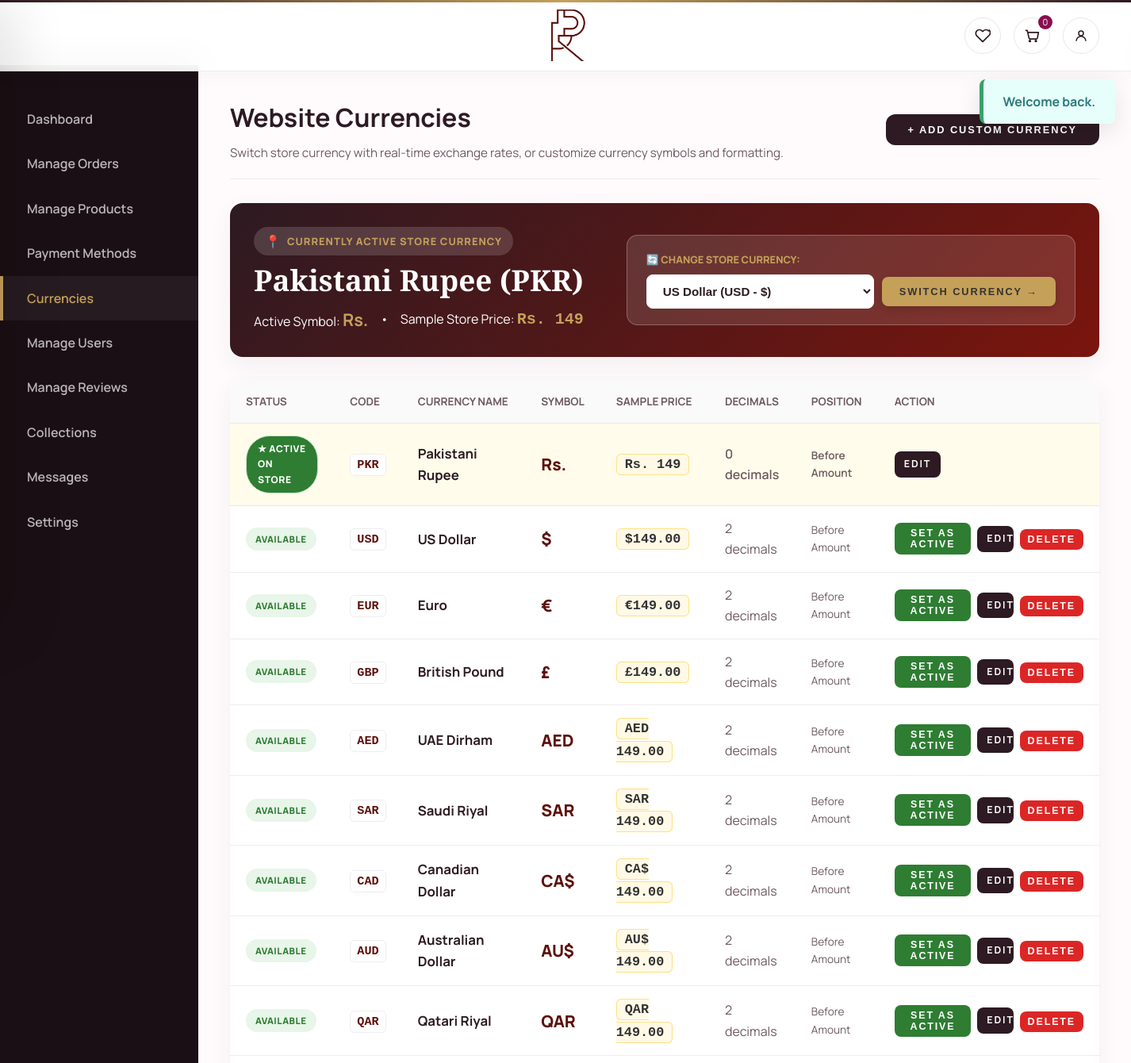
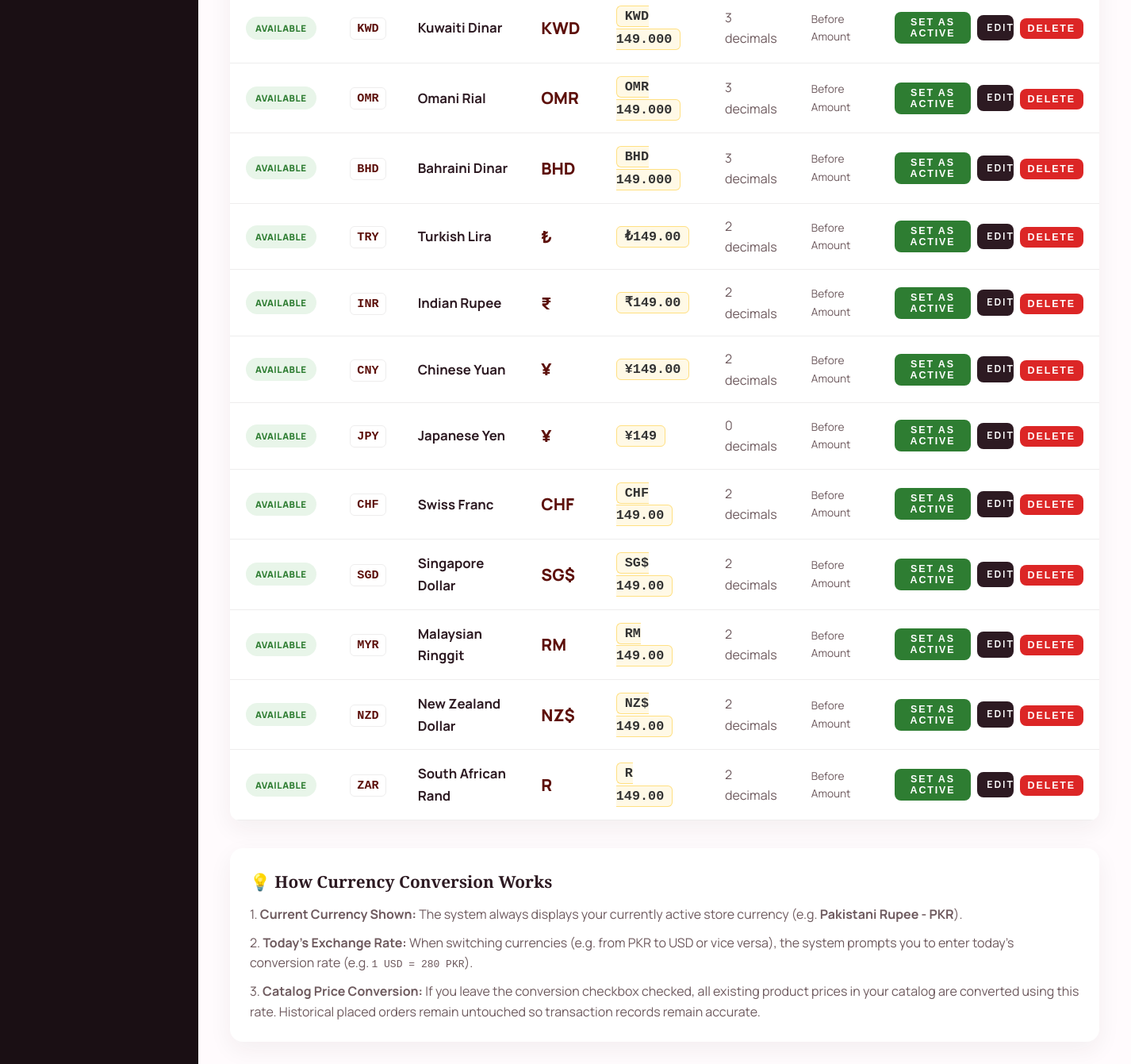
Page /admin/currencies.php (signed in) on the committed database (2 pictures, top to bottom).
### tables this page shows
CREATE TABLE IF NOT EXISTS currencies (
    id INT AUTO_INCREMENT PRIMARY KEY,
    code VARCHAR(10) NOT NULL UNIQUE,
    name VARCHAR(100) NOT NULL,
    symbol VARCHAR(20) NOT NULL,
    symbol_position ENUM('before', 'after') NOT NULL DEFAULT 'before',
    decimal_places TINYINT NOT NULL DEFAULT 2,
    thousands_sep VARCHAR(5) NOT NULL DEFAULT ',',
    decimal_sep VARCHAR(5) NOT NULL DEFAULT '.',
    exchange_rate DECIMAL(12,4) NOT NULL DEFAULT 1.0000,
    is_default TINYINT(1) NOT NULL DEFAULT 0,
    active TINYINT(1) NOT NULL DEFAULT 1,
    sort_order INT NOT NULL DEFAULT 0,
    created_at DATETIME NOT NULL,
    updated_at DATETIME DEFAULT NULL
);

CREATE TABLE IF NOT EXISTS products (
    id INT AUTO_INCREMENT PRIMARY KEY,
    name VARCHAR(255) NOT NULL,
    slug VARCHAR(255) NOT NULL UNIQUE,
    category VARCHAR(100) NOT NULL,
    subcategory VARCHAR(150) DEFAULT NULL,
    description TEXT NOT NULL,
    short_description VARCHAR(500) DEFAULT NULL,
    price DECIMAL(10,2) NOT NULL DEFAULT 0.00,
    stock INT NOT NULL DEFAULT 100,
    sku VARCHAR(100) DEFAULT NULL,
    weight VARCHAR(50) DEFAULT NULL,
    dimensions VARCHAR(100) DEFAULT NULL,
    image_url TEXT NOT NULL,
    meta_title VARCHAR(255) DEFAULT NULL,
    meta_description VARCHAR(500) DEFAULT NULL,
    meta_keywords VARCHAR(500) DEFAULT NULL,
    tags VARCHAR(500) DEFAULT NULL,
    active TINYINT(1) NOT NULL DEFAULT 1,
    featured TINYINT(1) NOT NULL DEFAULT 0,
    created_at DATETIME NOT NULL,
    updated_at DATETIME DEFAULT NULL
);

### includes/bootstrap.php (called while the page is built, shortened)
<?php
try {
    $dsn = "mysql:host=" . DB_HOST . ";dbname=" . DB_NAME . ";charset=" . DB_CHARSET;
    $options = [
        PDO::ATTR_ERRMODE            => PDO::ERRMODE_EXCEPTION,
        PDO::ATTR_DEFAULT_FETCH_MODE => PDO::FETCH_ASSOC,
        PDO::ATTR_EMULATE_PREPARES   => false,
    ];
    $pdo = new PDO($dsn, DB_USER, DB_PASS, $options);
} catch (PDOException $e) {
    $localSetupUrl = 'setup_local_database.php';
    $isLocal = ($_SERVER['REMOTE_ADDR'] ?? '') === '127.0.0.1' || ($_SERVER['REMOTE_ADDR'] ?? '') === '::1' || str_contains(($_SERVER['HTTP_HOST'] ?? ''), 'localhost');
    echo "<div style='max-width:700px;margin:40px auto;padding:30px;background:#fff;border-radius:12px;box-shadow:0 10px 40px rgba(0,0,0,0.1);font-family:Arial,sans-serif;'>";
    echo "<h2 style='color:#5D100B;margin-top:0;'>🔌 Database Connection Failed</h2>";
    echo "<p style='color:#666;line-height:1.6;'>Error: " . htmlspecialchars($e->getMessage()) . "</p>";
    if ($isLocal) {
        echo "<div style='background:#fff8e1;padding:18px;border-left:4px solid #FFB300;border-radius:6px;margin:20px 0;'>";
        echo "<h3 style='margin:0 0 10px;color:#795548;'>💡 Local Setup Detected</h3>";
        echo "<p style='margin:0 0 12px;'>Run the local database setup script to create everything automatically:</p>";
        echo "<a href='$localSetupUrl' style='display:inline-block;background:#5D100B;color:#fff;padding:12px 24px;text-decoration:none;border-radius:8px;font-weight:700;'>🚀 Run Local Setup</a>";
        echo "</div>";
    }
    echo "<div style='background:#f5f5f5;padding:18px;border-radius:6px;margin-top:20px;'>";
    echo "<h4 style='margin:0 0 10px;color:#333;'>Manual Steps:</h4>";
    echo "<ol style='margin:0;padding-left:20px;color:#666;line-height:1.8;'>";
    echo "<li>Start MySQL service (XAMPP/WAMP)</li>";
    echo "<li>Create database: <code style='background:#fff;padding:2px 6px;border-radius:4px;'>enterprise_db</code></li>";
    echo "<li>Run setup script or migrations</li>";
    echo "</ol></div></div>";
    exit(1);
}
function h(null|string|int|float $value): string
{
    return htmlspecialchars((string) $value, ENT_QUOTES, 'UTF-8');
}
function get_active_currency(?PDO $pdoInstance = null): array
{
    global $pdo;
    $db = $pdoInstance ?? ($pdo ?? null);
    if ($db instanceof PDO) {
        try {
            $stmt = $db->query('SELECT * FROM currencies WHERE is_default = 1 AND active = 1 LIMIT 1');
            $row = $stmt->fetch();
            if ($row) {
                $cached = $row;
                return $cached;
            }
        } catch (Throwable) {
        }
    }
    $cached = [
        'code' => 'PKR',
        'name' => 'Pakistani Rupee',
        'symbol' => 'Rs. ',
        'symbol_position' => 'before',
        'decimal_places' => 0,
        'thousands_sep' => ',',
        'decimal_sep' => '.',
    ];
    return $cached;
}
function money(float $amount): string
{
    $curr = get_active_currency();
    $dec = (int)($curr['decimal_places'] ?? 2);
    $decSep = (string)($curr['decimal_sep'] ?? '.');
    $thouSep = (string)($curr['thousands_sep'] ?? ',');
    $symbol = (string)($curr['symbol'] ?? '$');
    $pos = (string)($curr['symbol_position'] ?? 'before');
    $formatted = number_format($amount, $dec, $decSep, $thouSep);
    return $symbol . $formatted;
}

### admin/currencies.php (the view, shortened to what this page needs)
<?php
require_once __DIR__ . '/../includes/bootstrap.php';
$editCurrency = null;
$currencies = $pdo->query('SELECT * FROM currencies ORDER BY is_default DESC, sort_order ASC, name ASC')->fetchAll();
$activeCurrency = null;
foreach ($currencies as $c) {
    if ((int)$c['is_default'] === 1) {
        $activeCurrency = $c;
        break;
    }
}
$sampleProd = $pdo->query('SELECT name, price FROM products LIMIT 1')->fetch();
$sampleProdPrice = (float)($sampleProd['price'] ?? 100.00);
include __DIR__ . '/../includes/header.php';
?>
<div class="admin-layout">
  <aside class="admin-sidebar">
    <nav class="admin-nav">
      <a href="dashboard.php" class="admin-nav-item">Dashboard</a>
      <a href="orders.php" class="admin-nav-item">Manage Orders</a>
      <a href="products.php" class="admin-nav-item">Manage Products</a>
      <a href="payment-methods.php" class="admin-nav-item">Payment Methods</a>
      <a href="currencies.php" class="admin-nav-item active">Currencies</a>
      <a href="users.php" class="admin-nav-item">Manage Users</a>
      <a href="reviews.php" class="admin-nav-item">Manage Reviews</a>
      <a href="collections.php" class="admin-nav-item">Collections</a>
      <a href="messages.php" class="admin-nav-item">Messages</a>
      <a href="settings.php" class="admin-nav-item">Settings</a>
    </nav>
  </aside>
  <main class="admin-main">
    <header class="admin-header" style="display: flex; justify-content: space-between; align-items: center; flex-wrap: wrap; gap: 15px;">
      <div>
        <h1>Website Currencies</h1>
        <p style="color: var(--muted); margin-top: 5px; font-size: 0.95rem;">Switch store currency with real-time exchange rates, or customize currency symbols and formatting.</p>
      </div>
      <button onclick="toggleForm()" class="btn" id="toggleFormBtn">
        <?= $editCurrency ? 'Edit Currency' : '+ Add Custom Currency' ?>
      </button>
    </header>
    <div style="background: linear-gradient(135deg, var(--brand) 0%, #7A150D 100%); color: #fff; padding: 30px; border-radius: 16px; margin-bottom: 30px; box-shadow: var(--shadow); display: flex; justify-content: space-between; align-items: center; flex-wrap: wrap; gap: 20px;">
      <div>
        <div style="display: inline-flex; align-items: center; gap: 8px; background: rgba(255,255,255,0.15); padding: 5px 14px; border-radius: 20px; margin-bottom: 10px;">
          <span style="font-size: 1rem;">📍</span>
          <span style="font-size: 0.8rem; text-transform: uppercase; letter-spacing: 0.08em; color: var(--premium); font-weight: 800;">
            Currently Active Store Currency
          </span>
        </div>
        <h2 style="font-family: 'Playfair Display', serif; font-size: 2.3rem; margin: 0 0 10px; color: #fff;">
          <?= h($activeCurrency['name']) ?> (<?= h($activeCurrency['code']) ?>)
        </h2>
        <div style="display: flex; align-items: center; gap: 15px; font-size: 1rem; flex-wrap: wrap;">
          <span>Active Symbol: <strong style="color: var(--premium); font-size: 1.35rem;"><?= h($activeCurrency['symbol']) ?></strong></span>
          <span>•</span>
          <span>Sample Store Price: <strong style="color: var(--premium); font-family: monospace; font-size: 1.25rem;"><?= h(money($sampleProdPrice)) ?></strong></span>
        </div>
      </div>
      <div style="background: rgba(255,255,255,0.12); padding: 20px 24px; border-radius: 14px; border: 1px solid rgba(255,255,255,0.25);">
        <label style="display: block; font-size: 0.8rem; text-transform: uppercase; color: var(--premium); font-weight: 800; margin-bottom: 8px;">
          🔄 Change Store Currency:
        </label>
        <div style="display: flex; gap: 10px; align-items: center; flex-wrap: wrap;">
          <select id="quickCurrencySelect" style="padding: 11px 16px; border-radius: 8px; border: 1px solid #fff; font-size: 0.95rem; font-weight: 700; background: #fff; color: var(--brand); cursor: pointer; min-width: 220px;">
            <?php foreach ($currencies as $c): ?>
              <?php if ((int)$c['is_default'] !== 1): ?>
                <option value="<?= (int)$c['id'] ?>" data-code="<?= h($c['code']) ?>" data-name="<?= h($c['name']) ?>" data-symbol="<?= h($c['symbol']) ?>" data-decimals="<?= (int)$c['decimal_places'] ?>">
                  <?= h($c['name']) ?> (<?= h($c['code']) ?> - <?= h($c['symbol']) ?>)
                </option>
              <?php endif; ?>
            <?php endforeach; ?>
          </select>
          <button type="button" onclick="openConversionModalFromSelect()" class="btn" style="background: var(--premium); color: #333; padding: 11px 22px; font-weight: 800; border-radius: 8px; box-shadow: 0 4px 12px rgba(0,0,0,0.15);">
            Switch Currency →
          </button>
        </div>
      </div>
    </div>
    <div class="admin-table-wrap">
      <table class="admin-table">
        <thead>
          <tr>
            <th>Status</th>
            <th>Code</th>
            <th>Currency Name</th>
            <th>Symbol</th>
            <th>Sample Price</th>
            <th>Decimals</th>
            <th>Position</th>
            <th>Action</th>
          </tr>
        </thead>
        <tbody>
          <?php foreach ($currencies as $c): ?>
            <?php
              $isDefault = (int)$c['is_default'] === 1;
              $isActive = (int)$c['active'] === 1;
              $dec = (int)$c['decimal_places'];
              $previewAmount = number_format($sampleProdPrice, $dec, $c['decimal_sep'] ?: '.', $c['thousands_sep'] ?: ',');
              $sampleFormatted = $c['symbol_position'] === 'after' ? ($previewAmount . ' ' . $c['symbol']) : ($c['symbol'] . $previewAmount);
            ?>
            <tr style="<?= $isDefault ? 'background: rgba(255, 212, 0, 0.08); font-weight: 600;' : '' ?>">
              <td>
                <?php if ($isDefault): ?>
                  <span class="badge paid" style="background: #2E7D32; color: #fff; padding: 6px 14px; font-weight: 800; font-size: 0.75rem;">
                    ★ Active on Store
                  </span>
                <?php elseif ($isActive): ?>
                  <span class="badge" style="background: #E8F5E9; color: #2E7D32; font-size: 0.72rem;">Available</span>
                <?php else: ?>
                  <span class="badge" style="background: #eee; color: #888; font-size: 0.72rem;">Disabled</span>
                <?php endif; ?>
              </td>
              <td>
                <code style="font-weight: 800; font-size: 0.95rem; color: #5D100B; background: #fff; padding: 4px 8px; border-radius: 6px; border: 1px solid var(--line);">
                  <?= h($c['code']) ?>
                </code>
              </td>
              <td>
                <strong style="color: var(--brand); font-size: 1.05rem;"><?= h($c['name']) ?></strong>
              </td>
              <td style="font-size: 1.3rem; font-weight: 800; color: #5D100B;">
                <?= h($c['symbol']) ?>
              </td>
              <td>
                <span style="font-family: monospace; font-size: 1.05rem; background: #FFF9E6; border: 1px solid #FFE082; padding: 3px 10px; border-radius: 6px; color: #333; font-weight: 700;">
                  <?= h($sampleFormatted) ?>
                </span>
              </td>
              <td style="color: var(--muted);"><?= (int)$c['decimal_places'] ?> decimals</td>
              <td style="font-size: 0.85rem; color: var(--muted); text-transform: capitalize;"><?= h($c['symbol_position']) ?> amount</td>
              <td>
                <div style="display: flex; gap: 8px; align-items: center;">
                  <?php if (!$isDefault): ?>
                    <button type="button" onclick="openConversionModal(<?= (int)$c['id'] ?>, '<?= h(addslashes($c['code'])) ?>', '<?= h(addslashes($c['name'])) ?>', '<?= h(addslashes($c['symbol'])) ?>', <?= (int)$c['decimal_places'] ?>)" class="btn small-btn" style="background: #2E7D32; color: #fff; padding: 6px 12px; font-size: 0.78rem; font-weight: 700;">
                      Set as Active
                    </button>
                  <?php endif; ?>
                  <a href="currencies.php?edit=<?= (int)$c['id'] ?>" class="btn small-btn" style="padding: 6px 12px; font-size: 0.78rem; text-decoration: none;">
                    Edit
                  </a>
                  <?php if (!$isDefault): ?>
                    <form method="get" action="currencies.php" onsubmit="return confirm('Delete currency <?= h(addslashes($c['name'])) ?>?');" style="display: inline;">
                      <button type="submit" class="btn small-btn" style="background: #DC2626; color: #fff; padding: 6px 10px; font-size: 0.78rem;">
                        Delete
                      </button>
                    </form>
                  <?php endif; ?>
                </div>
              </td>
            </tr>
          <?php endforeach; ?>
        </tbody>
      </table>
    </div>
    <div style="margin-top: 35px; background: var(--card); padding: 25px; border-radius: 16px; box-shadow: var(--shadow);">
      <h3 style="font-family: 'Playfair Display', serif; font-size: 1.3rem; color: var(--brand); margin-bottom: 12px;">
        💡 How Currency Conversion Works
      </h3>
      <p style="color: var(--muted); line-height: 1.6; margin: 0 0 10px;">
        1. <strong>Current Currency Shown:</strong> The system always displays your currently active store currency (e.g. <strong><?= h($activeCurrency['name']) ?> - <?= h($activeCurrency['code']) ?></strong>).
      </p>
      <p style="color: var(--muted); line-height: 1.6; margin: 0 0 10px;">
        2. <strong>Today's Exchange Rate:</strong> When switching currencies (e.g. from PKR to USD or vice versa), the system prompts you to enter today's conversion rate (e.g. <code>1 USD = 280 PKR</code>).
      </p>
      <p style="color: var(--muted); line-height: 1.6; margin: 0;">
        3. <strong>Catalog Price Conversion:</strong> If you leave the conversion checkbox checked, all existing product prices in your catalog are converted using this rate. Historical placed orders remain untouched so transaction records remain accurate.
      </p>
    </div>
  </main>
</div>
<?php include __DIR__ . '/../includes/footer.php'; ?>

### rows in the picture
currencies: name "Pakistani Rupee", code "PKR", symbol "Rs.", is_default "★ ACTIVE ON STORE", sampleFormatted "Rs. 149", decimal_places "0", symbol_position "Before"
products: price.thousands_sep "Rs. 149"
currencies: is_default "AVAILABLE", code "USD", name "US Dollar", symbol "$", sampleFormatted "$149.00", decimal_places "2", symbol_position "Before"
currencies: is_default "AVAILABLE", code "EUR", name "Euro", symbol "€", sampleFormatted "€149.00", decimal_places "2", symbol_position "Before"
currencies: is_default "AVAILABLE", code "GBP", name "British Pound", symbol "£", sampleFormatted "£149.00", decimal_places "2", symbol_position "Before"
currencies: is_default "AVAILABLE", code "AED", name "UAE Dirham", symbol "AED", sampleFormatted "AED 149.00", decimal_places "2", symbol_position "Before"
currencies: is_default "AVAILABLE", code "SAR", name "Saudi Riyal", symbol "SAR", sampleFormatted "SAR 149.00", decimal_places "2", symbol_position "Before"
currencies: is_default "AVAILABLE", code "CAD", name "Canadian Dollar", symbol "CA$", sampleFormatted "CA$ 149.00", decimal_places "2", symbol_position "Before"
currencies: is_default "AVAILABLE", code "AUD", name "Australian Dollar", symbol "AU$", sampleFormatted "AU$ 149.00", decimal_places "2", symbol_position "Before"
currencies: is_default "AVAILABLE", code "QAR", name "Qatari Riyal", symbol "QAR", sampleFormatted "QAR 149.00", decimal_places "2", symbol_position "Before"
currencies: is_default "AVAILABLE", code "KWD", name "Kuwaiti Dinar", symbol "KWD", sampleFormatted "KWD 149.000", decimal_places "3", symbol_position "Before"
currencies: is_default "AVAILABLE", code "OMR", name "Omani Rial", symbol "OMR", sampleFormatted "OMR 149.000", decimal_places "3", symbol_position "Before"
currencies: is_default "AVAILABLE", code "BHD", name "Bahraini Dinar", symbol "BHD", sampleFormatted "BHD 149.000", decimal_places "3", symbol_position "Before"
currencies: is_default "AVAILABLE", code "TRY", name "Turkish Lira", symbol "₺", sampleFormatted "₺149.00", decimal_places "2", symbol_position "Before"
currencies: is_default "AVAILABLE", code "INR", name "Indian Rupee", symbol "₹", sampleFormatted "₹149.00", decimal_places "2", symbol_position "Before"
currencies: is_default "AVAILABLE", code "CNY", name "Chinese Yuan", symbol "¥", sampleFormatted "¥149.00", decimal_places "2", symbol_position "Before"
currencies: is_default "AVAILABLE", code "JPY", name "Japanese Yen", symbol "¥", sampleFormatted "¥149", decimal_places "0", symbol_position "Before"
currencies: is_default "AVAILABLE", code "CHF", name "Swiss Franc", symbol "CHF", sampleFormatted "CHF 149.00", decimal_places "2", symbol_position "Before"
currencies: is_default "AVAILABLE", code "SGD", name "Singapore Dollar", symbol "SG$", sampleFormatted "SG$ 149.00", decimal_places "2", symbol_position "Before"
currencies: is_default "AVAILABLE", code "MYR", name "Malaysian Ringgit", symbol "RM", sampleFormatted "RM 149.00", decimal_places "2", symbol_position "Before"
currencies: is_default "AVAILABLE", code "NZD", name "New Zealand Dollar", symbol "NZ$", sampleFormatted "NZ$ 149.00", decimal_places "2", symbol_position "Before"
currencies: is_default "AVAILABLE", code "ZAR", name "South African Rand", symbol "R", sampleFormatted "R 149.00", decimal_places "2", symbol_position "Before"

### other values in the picture
$cartItemCount "0"
$successFlash "Welcome back."
form field value "US Dollar (USD - $)"
